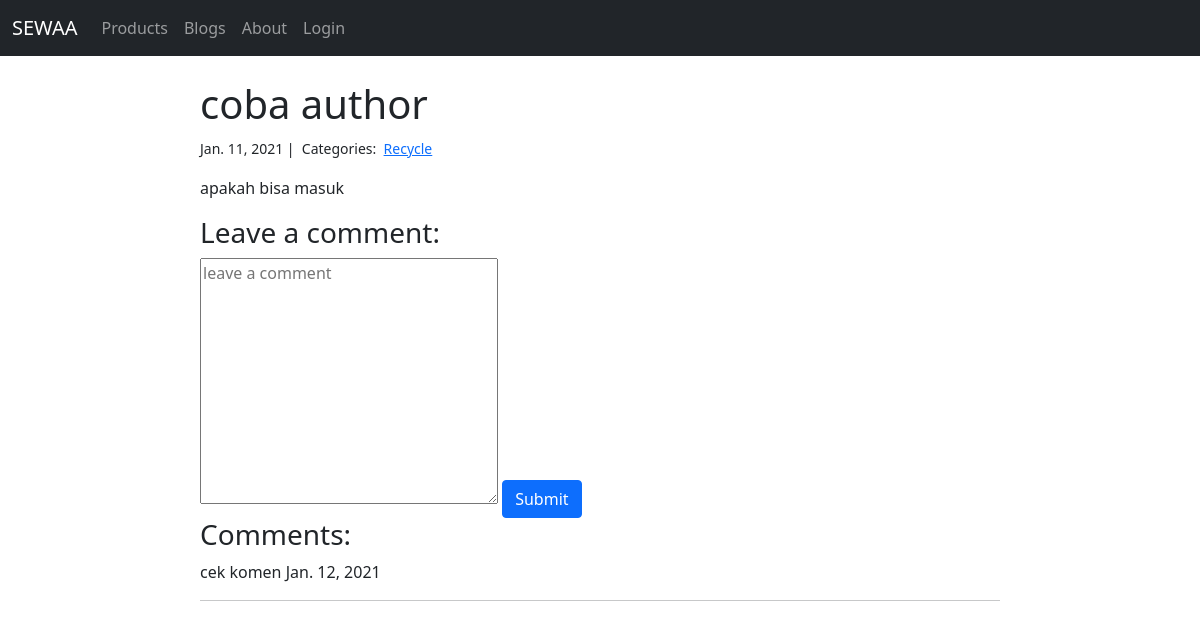
The app's page /blog/4/ with its own data.
### blog/models.py (models this page shows, shortened)
class Blog(models.Model):
    title = models.CharField(max_length=200)
    text = models.TextField()
    created_on = models.DateTimeField(auto_now_add=True)
    last_modified = models.DateTimeField(auto_now=True)
    category = models.ManyToManyField('Category', related_name='posts')
    author = models.ForeignKey(User, null=True, blank=True, on_delete=models.CASCADE)

class Category(models.Model):
    name = models.CharField(max_length=50)

class Comment(models.Model):
    text = models.TextField(max_length=200)
    created_on = models.DateTimeField(auto_now_add=True)
    blog = models.ForeignKey(Blog, on_delete=models.CASCADE)

### blog/views.py (the view)
# urls.py: path('<int:id>/', views.blog_detail, name='blog_detail'),
def blog_detail(request, id):
    blog = Blog.objects.get(pk=id)
    categories = blog.category.all()
    comments = blog.comment_set.all()
    return render(request, 'blog/blog_detail.html', {
        'blog' : blog,
        'categories' : categories,
        'comments' : comments,
    })

### blog/templates/blog/blog_detail.html (shortened to what this page needs)
{% extends "base.html" %}
{% block body %}
<div class="col-md-8 offset-md-2">
    <h1>{{ blog.title }}</h1>
    <small>
        {{ blog.created_on.date }} |&nbsp;
        Categories:&nbsp;
        {% for category in categories %}
            <a href="{% url 'blog:blog_category' category=category.name %}">{{ category.name }}</a>
        {% endfor %}
    </small>
    <p>{{ blog.text | linebreaks }}</p>
    <h3>Leave a comment:</h3>
    <form action="{% url 'blog:comment' blog.id %}" method="post">
        <textarea placeholder="leave a comment" name="comment" id="comment" cols="30" rows="10"></textarea>
        <button type="submit" class="btn btn-primary">Submit</button>
    </form>
    <h3>Comments:</h3>
    {% for comment in comments %}
    <p>
        {{ comment.text }} {{comment.created_on.date }}
    </p>
    <hr>
    {% endfor %}
</div>
{% endblock %}

### records on screen
Blog: title "coba author", created_on "Jan. 11, 2021", text "apakah bisa masuk"
Category: name "Recycle"
Comment: text "cek komen", created_on "Jan. 12, 2021"
